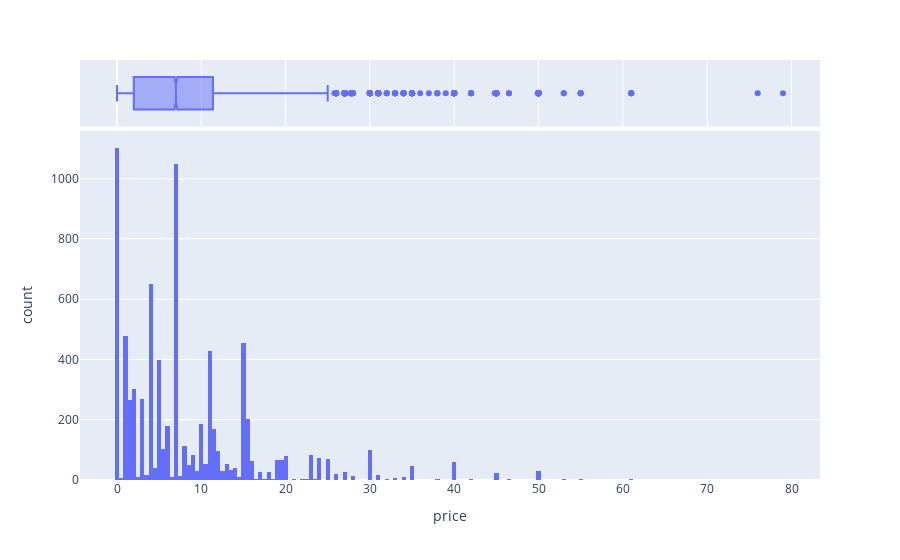

Notebook source saved alongside this figure:
### Markdown cell above
El `average_playtime` tiene una distribución bastante similar a la de los `achievements` donde la mayotia de los datos se concentran en el rango de 0 a 199 horas (supuesto de la unidad de tiempo) con un total de 5361 juegos que corresponden al 68.02% de los datos. El 75% de los datos alcanza un tiempo promedio de 251.25 horas teniendo datos que alcanzan las 190625 horas de juego en promedio seguido de un juego que tiene como promedio de juego 95245 horas correspondiente a prácticamente la mitad del juego con más promedio de juego y que podría indicar en conjunto con los logros la presencia de un outlier en el dataset.

### Code cell
fig = px.histogram(obj,x=num_cols[5],marginal='box')
#fig.update_xaxes(categoryorder="total descending")
fig.show()

### Figure 1 — Plotly figure (JSON) as saved in the notebook; plotly's stock layout.template omitted (floating-point values rounded to 4 significant figures; data arrays with more than 128 entries replaced by an {"elided": "..."} marker saying what was removed)
{"data": [{"alignmentgroup": "True", "bingroup": "x", "hovertemplate": "price=%{x}<br>count=%{y}<extra></extra>", "legendgroup": "", "marker": {"color": "#636efa", "pattern": {"shape": ""}}, "name": "", "offsetgroup": "", "orientation": "v", "showlegend": false, "type": "histogram", "x": {"elided": "7881 float values"}, "xaxis": "x", "yaxis": "y"}, {"alignmentgroup": "True", "hovertemplate": "price=%{x}<extra></extra>", "legendgroup": "", "marker": {"color": "#636efa"}, "name": "", "notched": true, "offsetgroup": "", "showlegend": false, "type": "box", "x": {"elided": "7881 float values"}, "xaxis": "x2", "yaxis": "y2"}], "layout": {"autosize": true, "barmode": "relative", "legend": {"tracegroupgap": 0}, "margin": {"t": 60}, "xaxis": {"anchor": "y", "autorange": true, "domain": [0, 1], "range": [-4.388, 83.38], "title": {"text": "price"}, "type": "linear"}, "xaxis2": {"anchor": "y2", "autorange": true, "domain": [0, 1], "matches": "x", "range": [-4.388, 83.38], "showgrid": true, "showticklabels": false, "type": "linear"}, "yaxis": {"anchor": "x", "autorange": true, "domain": [0, 0.8316], "range": [0, 1159.0], "title": {"text": "count"}}, "yaxis2": {"anchor": "x2", "autorange": true, "domain": [0.8416, 1], "matches": "y2", "range": [-0.5, 0.5], "showgrid": false, "showline": false, "showticklabels": false, "ticks": "", "type": "category"}}}
